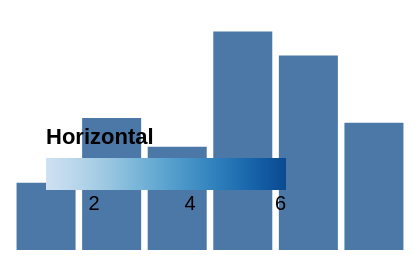

Write a Vega-Lite specification for this figure.
### Vega specification from a JSON file in a GitHub repository (floating-point values rounded to 4 significant figures)
{"width": 200, "height": 120, "padding": 5, "data": [{"name": "t", "values": [{"a": "Alpha", "b": 28, "c": "x", "d": 1}, {"a": "Bravo", "b": 55, "c": "y", "d": 2}, {"a": "Charlie", "b": 43, "c": "x", "d": 3}, {"a": "Delta", "b": 91, "c": "z", "d": 4}, {"a": "Echo", "b": 81, "c": "y", "d": 5}, {"a": "Foxtrot", "b": 53, "c": "z", "d": 6}]}], "scales": [{"name": "x", "type": "band", "domain": {"data": "t", "field": "a"}, "range": "width", "padding": 0.1}, {"name": "y", "type": "linear", "domain": {"data": "t", "field": "b"}, "range": "height", "nice": true}, {"name": "color", "type": "ordinal", "domain": {"data": "t", "field": "c"}, "range": {"scheme": "category10"}}, {"name": "ramp", "type": "linear", "domain": {"data": "t", "field": "d"}, "range": {"scheme": "blues"}}, {"name": "size", "type": "linear", "domain": {"data": "t", "field": "b"}, "range": [10, 200]}, {"name": "shape", "type": "ordinal", "domain": {"data": "t", "field": "c"}, "range": "symbol"}, {"name": "quant", "type": "quantize", "domain": [0, 100], "range": {"scheme": "greens", "count": 4}}], "marks": [{"type": "rect", "from": {"data": "t"}, "encode": {"enter": {"x": {"scale": "x", "field": "a"}, "width": {"scale": "x", "band": 1}, "y": {"scale": "y", "field": "b"}, "y2": {"scale": "y", "value": 0}}}}], "legends": [{"fill": "ramp", "type": "gradient", "title": "Horizontal", "direction": "horizontal", "gradientLength": 120, "orient": "bottom-left"}]}
